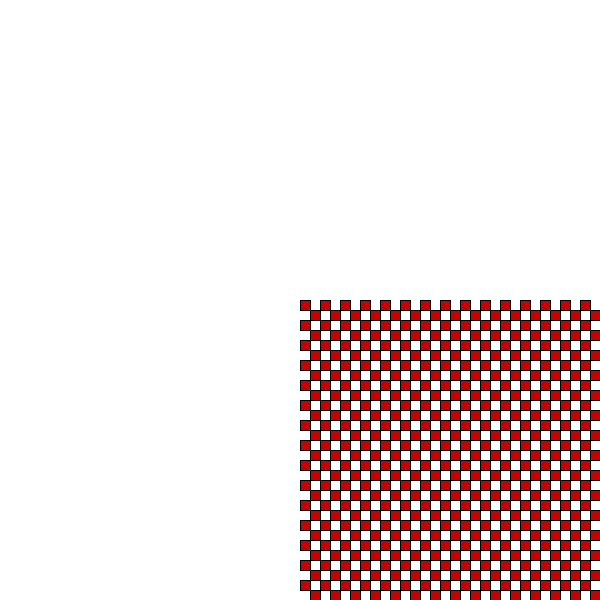
Frame 1 (no input)
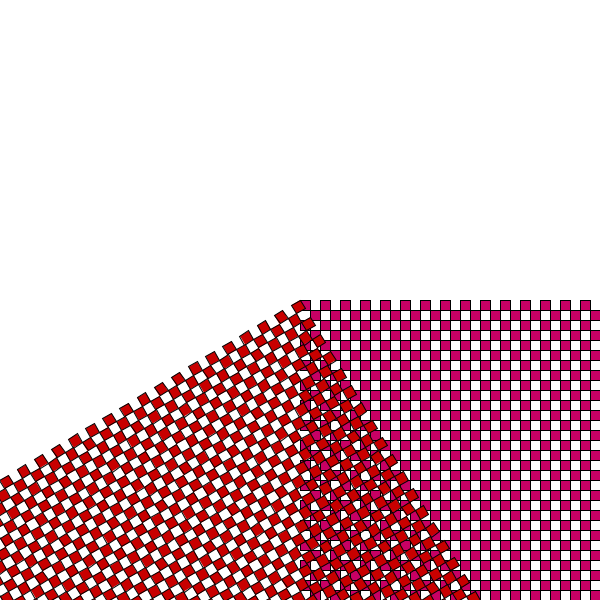
Frame 60 (the mouse pressed at the canvas centre just before this capture)
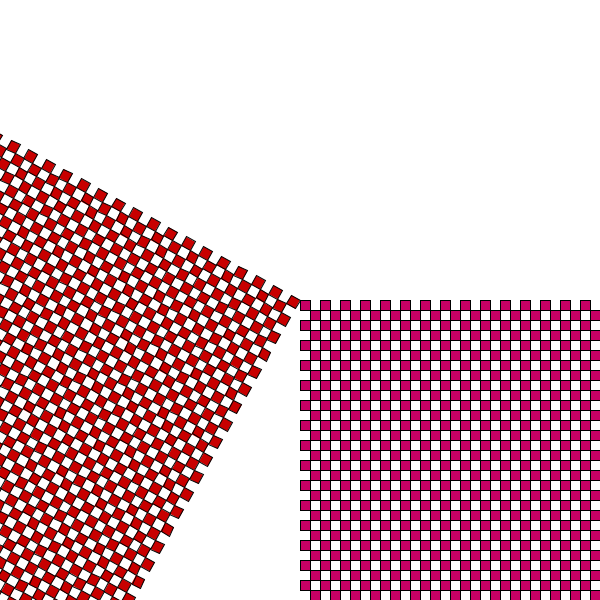
Frame 120 (the mouse held since frame 60 and released just before this capture)

The Processing sketch that drew these frames (run headless with seeded random() and noise(); from frame 60 on, the mouse is pressed at the canvas centre):

// Processing sketch: moire
// ── moire.pde
int size = 10;
int theta = 0;

ArrayList<Cell> cells = new ArrayList<Cell>();
ArrayList<Cell> funkyCells = new ArrayList<Cell>();

void setup() {
  background(255);
  size(600, 600);
  
  for(int i = 0; i < width; i+=size) {
    for(int j = 0; j < height; j+=size) {
      if((i+j) % (2*size) == 0) {
        Cell current = new Cell(i, j, 200, 0, 100);
        cells.add(current);
        current = new Cell(i, j, 200, 0, 0);
        funkyCells.add(current);
      }
    }
  }
}

void draw() {
  background(255);

  for(int i = 0; i < cells.size(); i++) {

    pushMatrix();
    translate(width/2, height/2);
    scale(1);
    cells.get(i).show();
    rotate(radians(theta));
    funkyCells.get(i).show();
    popMatrix();
  }
  if(theta<360) {
    theta++;
  } else{
    theta = 0;
  }
}

// ── Cell.pde
class Cell{
  int x;
  int y;
  int r, g, b;
  
  public Cell(int x, int y, int r, int g, int b) {
    this.x = x;
    this.y = y;
    this.r = r;
    this.g = g;
    this.b = b;
  }
  
  void show() {
    fill(r, g, b);
    rect(x, y, 10, 10);
  }
}
